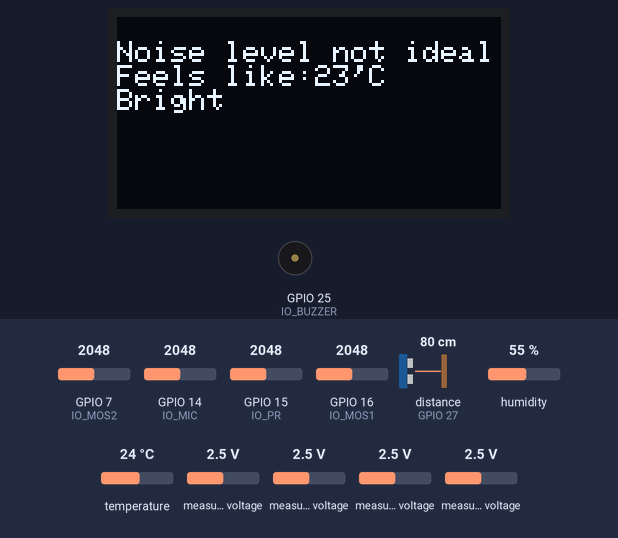
Simulated run of this sketch. Board: ESP32. Parts: 128×64 one-colour display, buzzer (waves = sounding). Inputs (shaded band) come from the test bench; at power-on: GPIO 15 (IO_PR) = 2048, GPIO 7 (IO_MOS2) = 2048, GPIO 14 (IO_MIC) = 2048, GPIO 16 (IO_MOS1) = 2048, distance to the obstacle (sensor on GPIO 27) 80 cm, humidity 55 %, temperature 24 °C, measured voltage 2.5 V. The echo pulse lasts 58.3 µs per cm; what the sketch prints to the serial monitor is not drawn.

Above: at 1.8 s.
1.9 s: GPIO 15 (IO_PR) set to 3151
3.4 s: GPIO 15 (IO_PR) set to 3225
At 4.6 s:
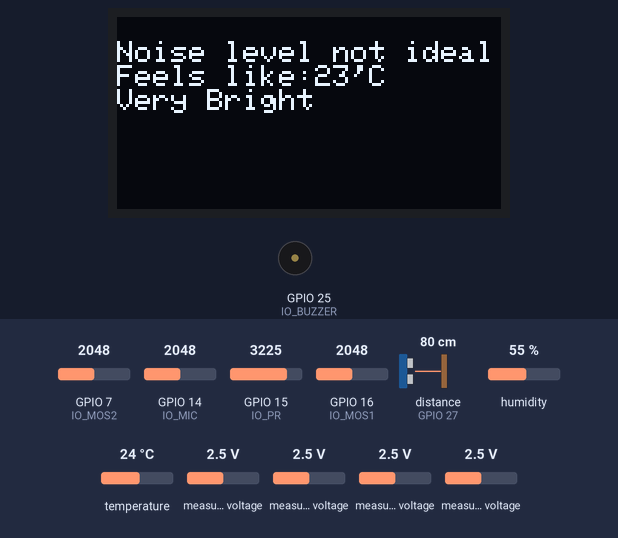
5.7 s: GPIO 15 (IO_PR) set to 1228
At 7.4 s:
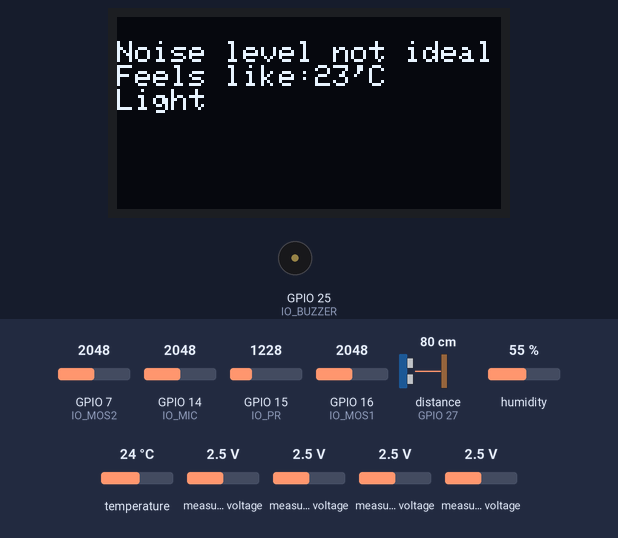
7.7 s: GPIO 15 (IO_PR) set to 837
9.4 s: GPIO 15 (IO_PR) set to 770
At 10.6 s:
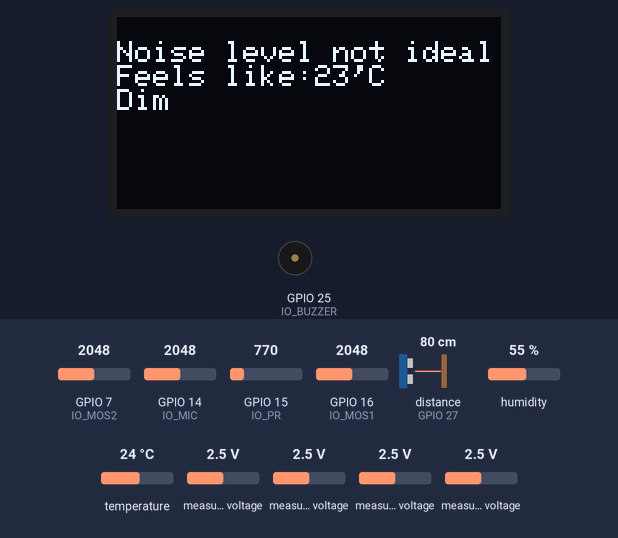
11.7 s: GPIO 15 (IO_PR) set to 10
At 13.4 s:
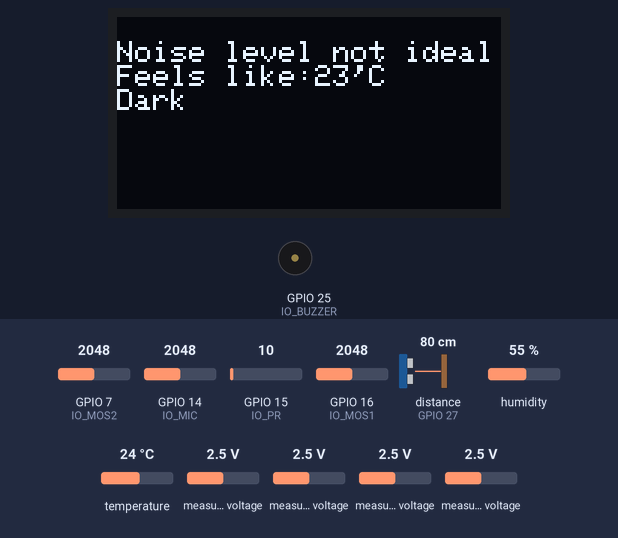
Timing chart, 0 to 14.7 s (numbered marks = the images above; inputs shaded):
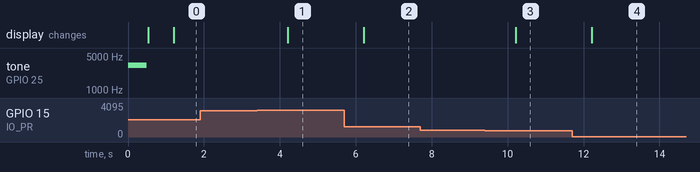

The sketch:

MIE1050_Final_Code.ino
```cpp
#include <Wire.h>
#include <SPI.h>

#include <Adafruit_ADS1015.h>
#include <Adafruit_GFX.h>
#include <Adafruit_Si7021.h>
#include <Adafruit_SSD1306.h>
#include <afstandssensor.h>
#include <movingAvg.h>

float t = 0, T = 0, HI = 0,feelslike = 0, rh = 0, rh1 = 0, db_sound = 0, avg_sound = 0, RH = 0, d1 = 0,d2 = 0, mos1 = 0, mos2 = 0, mic = 0, output = 0, PeakToPeak = 0, Decibels = 0, ac = 0, prESP = 0, mos1ESP = 0, mos2ESP = 0, acESP = 0, micESP = 0;
const uint8_t IO_PR = 15, IO_AC = 33, IO_MIC = 14, IO_MOS1 = 16, IO_MOS2 = 7, IO_BUZZER = 25, IO_LED = 32, CHANNEL_BUZZER = 1, CHANNEL_LED = 2;
unsigned long runtime = 0;
uint16_t interval = 1000;
bool occupancy_state = false;

Adafruit_SSD1306 display(128, 64, &Wire, -1);   //128x64 OLED Display - Using default I2C - No reset pin (-1)
Adafruit_ADS1015 ads;                           //4-Channel Analog to Digital Converter 10-bit resolution
AfstandsSensor hcsr04(13, 27);                  //HC-SR04 Ultrasonic Distance Sensor - Trigger pin connected to IO13 - Echo pin connected to IO27
Adafruit_Si7021 si7021 = Adafruit_Si7021();     //Temperature & Humidity Sensor
movingAvg avgTemp(10);
movingAvg avgSound(5);

void setup() {
  // put your setup code here, to run once:
  Serial.begin(115200);                         //115200 is the baud rate. When reading from serial monitor, use the same baud rate
  pinMode(IO_AC, INPUT);                        //Defining all the IOs as either input or output
  pinMode(IO_PR, INPUT);
  pinMode(IO_MOS1, INPUT);
  pinMode(IO_MOS2, INPUT);
  pinMode(IO_MIC, INPUT);
  //pinMode(IO_LED, OUTPUT);
  pinMode(IO_BUZZER, OUTPUT);
  ledcSetup(CHANNEL_BUZZER, 3200, 8);           //ledcSetup(Channel(0-15), Frequency(Hz), Resolution) - 8 being 8-bit (0-255)
  ledcSetup(CHANNEL_LED, 3200, 8);
  ledcAttachPin(IO_BUZZER, CHANNEL_BUZZER);     //ledcAttachPin(IO, Channel) - Connect channel from ledcSetup to IO
  //ledcAttachPin(IO_LED, CHANNEL_LED);
  ledcWrite(CHANNEL_BUZZER, 0);                 //ledcWrite - Set duty cycle of channel to 0 - (0/255 = 0%)
  //ledcWrite(CHANNEL_LED, 0);


  ledcWrite(CHANNEL_BUZZER, 128);               //ledcWrite - Set duty cycle of channel to 128 - (128/255 = 50%)
  delay(500);                                   //delay(ms)
  ledcWrite(CHANNEL_BUZZER, 0);
  ledcWrite(CHANNEL_LED, 128);
  display.begin(SSD1306_SWITCHCAPVCC, 0x3C);    //Initialize OLED - Use internal power source - I2C address = 0x3C
  display.setTextSize(1);
  display.setTextColor(SSD1306_WHITE);

  si7021.begin();                               //Initialize temperature & humidity sensor
  ads.begin();                                  //Initialize ADC
  avgTemp.begin();
  avgSound.begin();
}

void loop() {
  // put your main code here, to run repeatedly:
  while(millis() - runtime > interval){         //millis() returns milliseconds since start of program - interval is 1000ms - "if" would work the same way here
    runtime = millis();
    getReadings();
    if (occupancy_state = false){
      updateScreen_non_occ();
    }else{
      updateScreen_occ();
    }
    printReadings();
    //updateScreen_occ();
  }
}

void updateScreen_non_occ(){
    display.clearDisplay();                                       //Clears the display
    display.print("No People inside room");
    display.display();                                            //Show everything on the screen
  }

void updateScreen_occ(){
    display.clearDisplay();                                       //Clears the display
    display.setCursor(0,0);//Move to 0,0 on display (Top Left)

    /*display.print("T:"); display.print(t,1);                      //print("...") - prints out the characters between "" on the display
    display.print(" RH:"); display.print(rh,0);                  //print(variable, 1) - prints out the variable with 1 decimal
    display.print(" d:"); display.println(d2, 1);                  //println - prints and then moves to the next line
    display.print("DB sound:"); display.print(db_sound, 1);
    display.print(" M2:"); display.print(mos2, 1);
    display.print(" AC:"); display.println(ac, 1);
    display.print("M1ESP:"); display.print(mos1ESP, 0);
    display.print(" M2ESP: "); display.println(mos2ESP, 0);*/

    display.println();
    if (db_sound < 50) {
      display.println("Noise level ideal");
    }  else {
      display.println("Noise level not ideal");
    }

    display.print("Feels like:"); display.print((HI - 32) * 5 / 9, 0);display.println("'C");
    if (prESP < 40) {
      display.print("Dark");
    } else if (prESP < 800) {
      display.print("Dim");
    } else if (prESP < 2000) {
      display.print("Light");
    } else if (prESP < 3200) {
      display.print("Bright");
    } else {
      display.print("Very Bright");
    }
    display.display();                                            //Show everything on the screen
  }

void getReadings(){
  t = si7021.readTemperature() ;
  t = avgTemp.reading(t);
  T = (t * 1.8) + 32; //Request update to temperature register and read said register from the SI7021 IC


  rh = si7021.readHumidity();
  RH = 0.01 * (rh * 0.7083 + 12.739);                                    //Request update to humidity register and read said register from the SI7021 IC
  HI = -42.379 + 2.04901523*T + 10.14333127*RH - .22475541*T*RH - .00683783*T*T - .05481717*RH*RH + .00122874*T*T*RH + .00085282*T*RH*RH - .00000199*T*T*RH*RH;
  feelslike = -42.379 + 2.04901523*T + 10.14333127*RH - 0.22475541*T*RH - 0.00683783*T*T - 0.05481717*RH*RH - 0.00122874*T*T*RH + 0.00085282*T*RH*RH - 0.00000199*T*T*RH*RH;
  if (hcsr04.afstandCM(t) == -1)
  {
  d1=-1;}
  else{
  d1 = 10*((hcsr04.afstandCM(t)-0.7415)/1.0204);}                                         //(cm)Start pulse and measure how long it takes to return - Convert duration into distance - Use hcsr04.afstandCM(temperature) to adjust for temperature
  delay(10);
  if (hcsr04.afstandCM(t) == -1)
  {
  d2=-1;}
  else{
  d2 = 10*((hcsr04.afstandCM(t)-0.7415)/1.0204);}
  if (abs(d1 - d2) > 200){
      occupancy_state = false;
  }else{
    occupancy_state = true;
  }

  mos1 = ads.readADC_SingleEnded(0)*3.0;                          //Read from ADC channel 0 - Multiply by 3.0 to convert from ADC to mV - See singleended.ino example
  mos2 = ads.readADC_SingleEnded(1)*3.0;
  mic = ads.readADC_SingleEnded(2)*3.0;
  ac = ads.readADC_SingleEnded(3)*3.0;
  /*prESP = analogRead(IO_PR)/4095.0*3300.0;                        //Read from ESP32s ADC (12-bit (0-4095) - 3.3V max) - convert to mV
  acESP = analogRead(IO_AC)/4095.0*3300.0;*/
  prESP = analogRead(IO_PR);
  output = analogRead(IO_MIC)/4095.0*3300.0;

  unsigned long startTime = micros();
  unsigned long interval = 100000; // 100ms
  unsigned long cnt = 0;
  while(micros() - startTime < interval)
  {
  cnt = cnt + 1;
  mic = mic + ads.readADC_SingleEnded(2)*3.0;
  }

  avg_sound = avgSound.reading(mic/cnt);
  db_sound = avg_sound*2.629-173.6;  //Convert to estimated db from mV

  mos1ESP = analogRead(IO_MOS1)/4095.0*3300.0;
  mos2ESP = analogRead(IO_MOS2)/4095.0*3300.0;


}
void printReadings(){
  Serial.print("\t");
  //Serial.print("dist: "); Serial.print(d2);                        //Read serial prints from serial monitor - Use same baud rate as above

  //Serial.print("\t");
  //Serial.print("\tMOS1: "); Serial.print(mos1);
  //Serial.print("\t");
  //Serial.print("\tMOS2: "); Serial.print(mos2);
  //Serial.print("\t");
  //Serial.print("\tMIC: ");
  if (db_sound < 50) {
      Serial.print("Noise level ideal");
    }  else {
      Serial.print("Noise level not ideal");
    }
  Serial.print("\t");
  //Serial.print("\tAC: "); Serial.print(ac);
  //Serial.print("\t");
  //Serial.print("MV_t: "); Serial.print(T);
  //Serial.print("\t");
  //Serial.print("RH: "); Serial.println(rh);
  //Serial.print("Feels like:");
  Serial.print((HI - 32) * 5 / 9, 0);
  Serial.print("\t");
      if (prESP < 40) {
      Serial.print("Dark");
    } else if (prESP < 800) {
      Serial.print("Dim");
    } else if (prESP < 2000) {
      Serial.print("Light");
    } else if (prESP < 3200) {
      Serial.print("Bright");
    } else {
      Serial.print("Very Bright");
    }

  Serial.println();
}
```

Measured:
- the behaviour switches between 3199 and 3200 on GPIO 15 (IO_PR) (found by bisection; images 0 and 1)
- the behaviour switches between 800 and 799 on GPIO 15 (IO_PR) (found by bisection; images 2 and 3)
- after the input at 1.9 s, every drawn part: stays the same
- after the input at 3.4 s, the display: changes after 0.81 s (image 1)
- after the input at 5.7 s, the display: changes after 0.51 s (image 2)
- after the input at 7.7 s, every drawn part: stays the same
- after the input at 9.4 s, the display: changes after 0.81 s (image 3)
- after the input at 11.7 s, the display: changes after 0.52 s (image 4)
